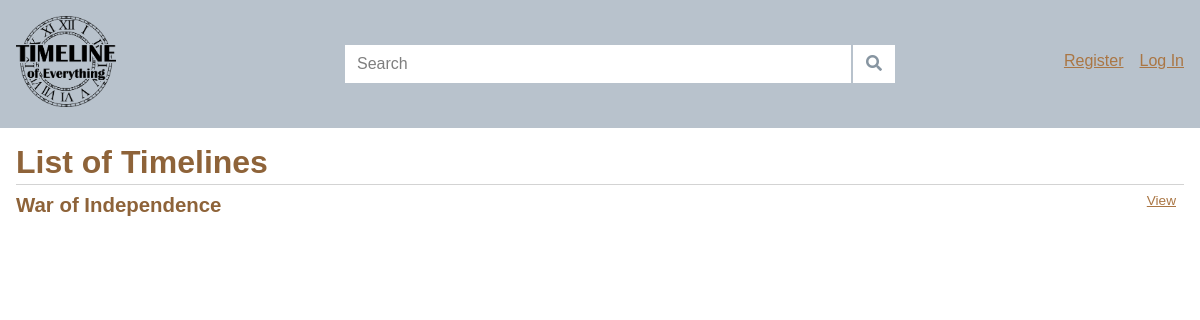
Before: / with the older database file.
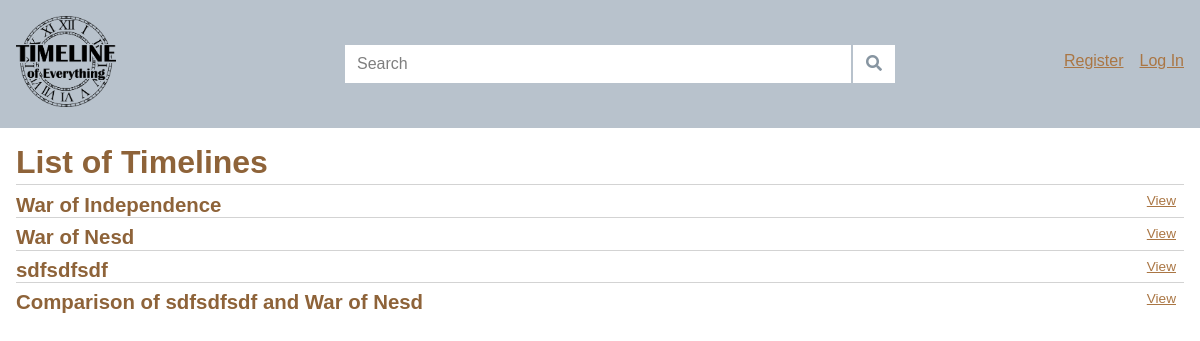
After: the same page with the newer database file.
### tables this page shows
CREATE TABLE timeline (
  id INTEGER PRIMARY KEY AUTOINCREMENT,
  author_id INTEGER NOT NULL,
  created TIMESTAMP NOT NULL DEFAULT CURRENT_TIMESTAMP,
  title TEXT NOT NULL,
  summary TEXT NOT NULL,
  FOREIGN KEY (author_id) REFERENCES user (id)
);

### timeline/blog.py (the view)
@bp.route('/')
def index():
    db = get_db()
    timelines = db.execute(
        'SELECT * FROM timeline t'
    ).fetchall()
    return render_template('blog/index.html', timelines=timelines)

### timeline/auth.py (called while the page is built)
@bp.before_app_request
def load_logged_in_user():
    user_id = session.get('user_id')
    if user_id is None:
        g.user = None
    else:
        g.user = get_db().execute(
            'SELECT * FROM user WHERE id = ?', (user_id,)
        ).fetchone()

### timeline/db.py (called while the page is built)
def get_db():
    if 'db' not in g:
        g.db = sqlite3.connect(
            current_app.config['DATABASE'],
            detect_types=sqlite3.PARSE_DECLTYPES
        )
        g.db.row_factory = sqlite3.Row
    return g.db

### timeline/templates/blog/index.html (shortened to what this page needs)
{% extends 'base.html' %}
{% block header %}
  <h1>{% block title %}List of Timelines{% endblock %}</h1>
{% endblock %}
{% block content %}
  {% for tl in timelines %}
    <article class="post">
      <header>
        <div>
          <h2>{{ tl['title'] }}</h2>
        </div>
        <a class="action" href="{{ url_for('blog.view', id=tl['id']) }}">View</a>
      </header>
    </article>
    {% if not loop.last %}
      <hr>
    {% endif %}
  {% endfor %}
{% endblock %}

### timeline/templates/base.html (shortened to what this page needs)
<!doctype html>
<link rel="stylesheet" href="{{ url_for('static', filename='style.css') }}">
<link rel="stylesheet" href="{{ url_for('static', filename='tailwind.css') }}">
<link rel="stylesheet" href="https://use.fontawesome.com/releases/v5.8.1/css/all.css">
<link title="timeline-styles" rel="stylesheet" href="https://cdn.knightlab.com/libs/timeline3/latest/css/timeline.css">
<nav class="bg-grey w-full block  flex-grow lg:flex lg:items-center lg:w-auto">
  <a href="{{ url_for('index') }}" class=" block mx-auto  pl-2 lg:my-4  w-1/2 lg:inline-block lg:w-1/4 ">
    <img src="../static/timeline_logo.png" width="100">
  </a>
  <div class="flex  w-4/5 my-4 mx-auto lg:w-1/2  lg:pl-10 h-10 pl-2" >
    <input type="text" class="border border-grey px-3 w-full" placeholder="Search">
    <button class="border border-grey w-12 hover:bg-grey-light bg-white">
        <i class="fa fa-search text-grey-dark"></i>
    </button>
  </div>
  <ul class="flex lg:justify-end w-4/5 my-4 mx-auto lg:w-1/4  h-10 pl-2 ">
    {% if g.user %}
      <li><span>{{ g.user['username'] }}</span>
      <li><a href="{{ url_for('auth.logout') }}">Log Out</a>
    {% else %}
      <li><a href="{{ url_for('auth.register') }}">Register</a>
      <li><a href="{{ url_for('auth.login') }}">Log In</a>
    {% endif %}
  </ul>
</nav>
<section class="content w-full">
  <header>
    {% block header %}{% endblock %}
  </header>
  {% block content %}{% endblock %}
</section>

### timeline/static/style.css (style rules this page uses)
* { padding: 0; margin: 0; }
h1, h2, h3, h4, h5, h6 { color: #8e6339; margin: 1rem 0; }
a { color: #aa7644; }
hr { border: none; border-top: 1px solid lightgray; }
nav { background: white; display: flex; align-items: center; padding: 0 0.5rem; }
nav ul li { display: inline-block; float: right; }
nav ul li a, header .action { display: block; padding: 0.5rem; }
.content { padding: 0 1rem 1rem; }
.content > header { border-bottom: 1px solid lightgray; display: flex; align-items: flex-end; }
.content > header h1 { flex: auto; margin: 1rem 0 0.25rem 0; }
.post > header { display: flex; align-items: flex-end; font-size: 0.85em; }
.post > header > div:first-of-type { flex: auto; }
.content:last-child { margin-bottom: 0; }

Changed rows visible on the page:
added timeline: title "War of Nesd"
added timeline: title "sdfsdfsdf"
added timeline: title "Comparison of sdfsdfsdf and War of Nesd"
